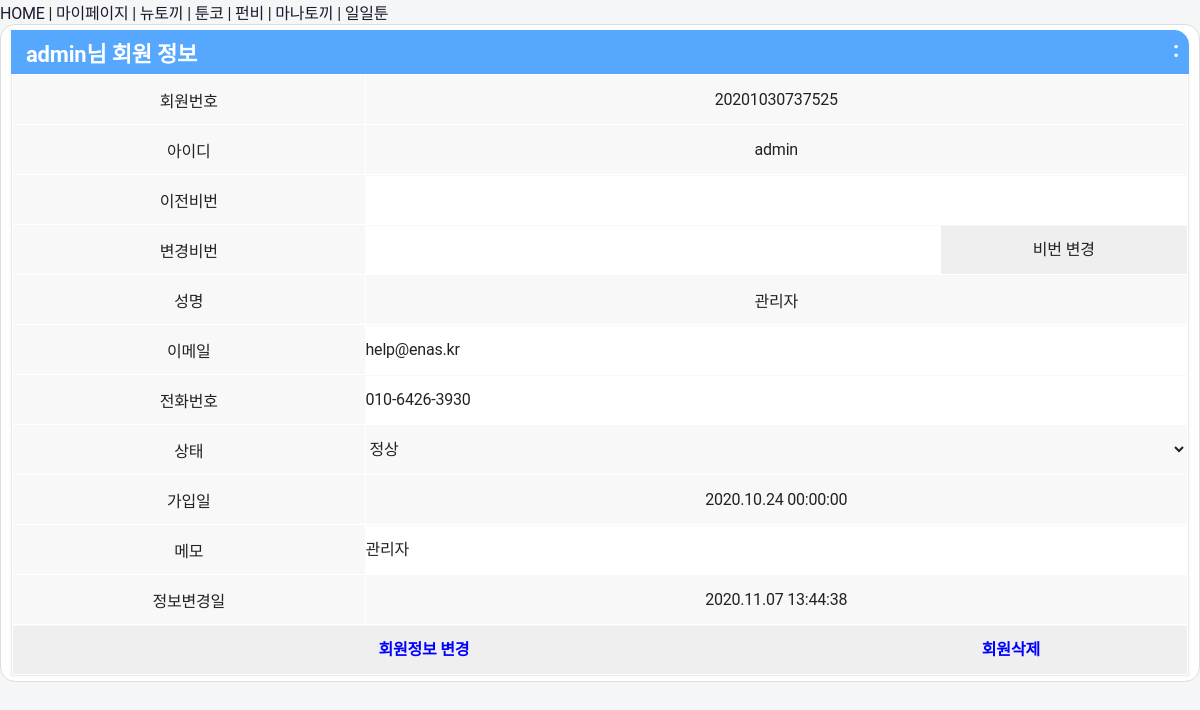
Page /user/userdetail.php?userid=admin (signed in) on the earlier database version.
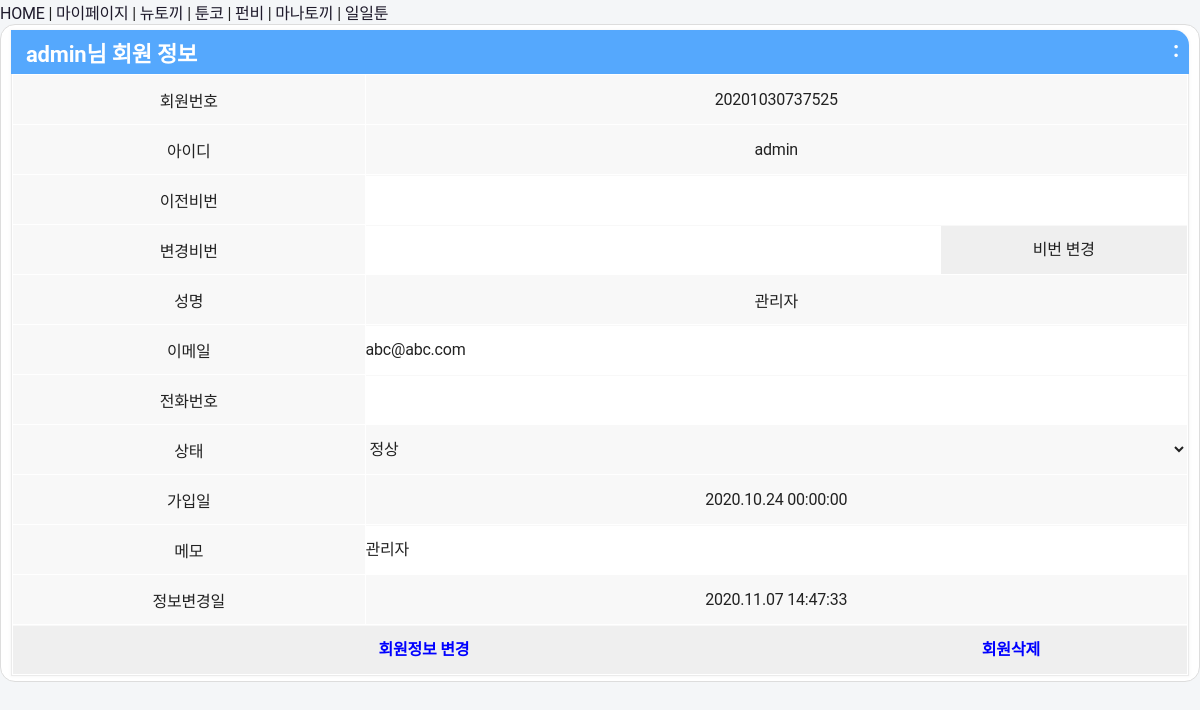
Same page on the later database version.
### tables this page shows
CREATE TABLE 'TOON_USER' (MBR_NO TEXT NOT NULL PRIMARY KEY, USERID TEXT NOT NULL, USERNAME TEXT NOT NULL , PHONE TEXT , EMAIL TEXT , PASSWORD TEXT , Memo TEXT , REGDTIME TEXT , UPTDTIME TEXT , STATUS TEXT);

### user/userdetail.php (the view, shortened to what this page needs)
<?php
	include('../lib/header.php');
?>
<div id='container'>
	<div class='item'>
		<dl>
			<dt><?php echo $_GET["userid"]; ?>님 회원 정보</dt>
			<dd>
				<div class='group' style='padding:0px;'>
					<table style="line-height:1.5;border-color:#ffffff;" border=1 width="100%" cellspacing=0 cellpadding=0>
					<form name="userForm" method="post" action="./userupdate.php"><input type="hidden" name="userid" value="<?php echo $_GET["userid"];  ?>"><input type="hidden" name="uptMode" value="info">
<?php
	if ( $userID == "admin" || $userID == "jackie" ) {
		$userList = "SELECT MBR_NO, USERID, PASSWORD, USERNAME, EMAIL, PHONE, Memo, STATUS, REGDTIME, UPTDTIME FROM TOON_USER WHERE USERID = '".$_GET["userid"]."'; ";
	} else {
		$userList = "SELECT MBR_NO, USERID, PASSWORD, USERNAME, EMAIL, PHONE, Memo, STATUS, REGDTIME, UPTDTIME FROM TOON_USER WHERE USERID = '".$userID."'; ";
	}
		$webtoonView = $webtoonDB->query($userList);
		while($row = $webtoonView->fetchArray(SQLITE3_ASSOC)){
			$mbr_no = $row["MBR_NO"];
			$memuserID = $row["USERID"];
			$memuserName = $row["USERNAME"];
			$memuserEmail = $row["EMAIL"];
			$memuserPhone = $row["PHONE"];
			$memuserStatus = $row["STATUS"];
			$memuserMemo = $row["Memo"];
			$memuserCreated = $row["REGDTIME"];
			$memuserUpdated = $row["UPTDTIME"];
			$memuserCreated = substr($memuserCreated,0,4).".".substr($memuserCreated,4,2).".".substr($memuserCreated,6,2)." ".substr($memuserCreated,8,2).":".substr($memuserCreated,10,2).":".substr($memuserCreated,12,2);
			$memuserUpdated = substr($memuserUpdated,0,4).".".substr($memuserUpdated,4,2).".".substr($memuserUpdated,6,2)." ".substr($memuserUpdated,8,2).":".substr($memuserUpdated,10,2).":".substr($memuserUpdated,12,2);
			if ( $memuserStatus == "REJECT" ) $rejectstr = "selected"; else $rejectstr="";
			if ( $memuserStatus == "OK" ) $okstr = "selected"; else $okstr="";
			if ( $memuserStatus == "APPROVED" ) $approvedstr = "selected"; else $approvedstr="";
			echo "<tr style='background-color:#f8f8f8' height='50' align='center'><td width=30%>회원번호</td><td>".$mbr_no."</td></tr>";
			echo "<tr style='background-color:#f8f8f8' height='50' align='center'><td>아이디</td><td>".$memuserID."</td></tr>";
			echo "<tr style='background-color:#f8f8f8' height='50' align='center'><td>이전비번</td><td><input style='border:none; line-height:48px; width:100%;' type='password' name='userpassword' value=''></td></tr>";
			echo "<tr style='background-color:#f8f8f8' height='50' align='center'><td>변경비번</td><td><input style='border:none; line-height:48px; width:70%;' type='password' name='newuserpassword' value=''><input style='border:none; line-height:48px; width:30%;' type='button' value='비번 변경' onClick='changePassword(this.form);'></td></tr>";
			echo "<tr style='background-color:#f8f8f8' height='50' align='center'><td>성명</td><td>".$memuserName."</td></tr>";
			echo "<tr style='background-color:#f8f8f8' height='50' align='center'><td>이메일</td><td><input style='border:none; line-height:48px; width:100%;' type=text name=useremail value='".$memuserEmail."'></td></tr>";
			echo "<tr style='background-color:#f8f8f8' height='50' align='center'><td>전화번호</td><td><input style='border:none; line-height:48px; width:100%;' type=text name=userphone value='".$memuserPhone."'></td></tr>";
			echo "<tr style='background-color:#f8f8f8' height='50' align='center'><td>상태</td><td>";
			echo "<select name='userstatus' style='border:none;background-color:#f8f8f8;width:100%;'><option value='WAIT' ".$approvedstr.">승인대기</option><option value='REJECT' ".$rejectstr.">승인거절</option><option value='OK' ".$okstr.">정상</option><option value='APPROVED' ".$approvedstr.">승인완료</option></select></td></tr>";
			echo "<tr style='background-color:#f8f8f8' height='50' align='center'><td>가입일</td><td>".$memuserCreated."</td></tr>";
			echo "<tr style='background-color:#f8f8f8' height='50' align='center'><td>메모</td><td><input style='border:none; line-height:48px; width:100%;' type=text name=usermemo value='".$memuserMemo."'></td></tr>";
			echo "<tr style='background-color:#f8f8f8' height='50' align='center'><td>정보변경일</td><td>".$memuserUpdated."</td></tr>";
		}
?>
						<tr style='background-color:#f8f8f8' height='50'><td colspan="2" align="center" valign="middle"><input style="border:none;line-height:48px;width:70%;font-weight:900;color:#0000ff;" type="submit" value="회원정보 변경"><input style="border:none;line-height:48px;width:30%;font-weight:900;color:#0000ff;" type="button" value="회원삭제" onClick="deleteUser(this.form);"></td></tr>
					</table>
				</div>
			</dd>
		</dl>
	</div>
</body>
</html>

Differences in the rows shown:
changed toon_user "admin": useremail "help@enas.kr" → "abc@abc.com"; userphone "010-6426-3930" → (not shown); UPTDTIME "2020.11.07 13:44:38" → "2020.11.07 14:47:33"
